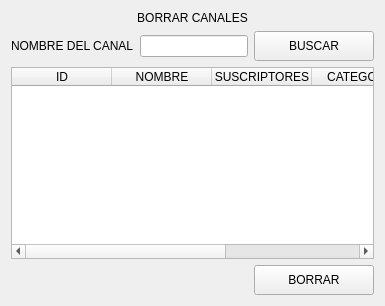
               <widget class="QWidget" name="page_borrar">
                <layout class="QVBoxLayout" name="verticalLayout_8">
                 <item>
                  <widget class="QLabel" name="label_17">
                   <property name="text">
                    <string>BORRAR CANALES</string>
                   </property>
                   <property name="alignment">
                    <set>Qt::AlignCenter</set>
                   </property>
                  </widget>
                 </item>
                 <item>
                  <layout class="QHBoxLayout" name="horizontalLayout_7">
                   <item>
                    <widget class="QLabel" name="label_18">
                     <property name="text">
                      <string>NOMBRE DEL CANAL</string>
                     </property>
                    </widget>
                   </item>
                   <item>
                    <widget class="QLineEdit" name="line_buscar_borrar"/>
                   </item>
                   <item>
                    <widget class="QPushButton" name="bt_buscar_borrar">
                     <property name="minimumSize">
                      <size>
                       <width>120</width>
                       <height>30</height>
                      </size>
                     </property>
                     <property name="text">
                      <string>BUSCAR</string>
                     </property>
                    </widget>
                   </item>
                  </layout>
                 </item>
                 <item>
                  <widget class="QTableWidget" name="tabla_borrar">
                   <column>
                    <property name="text">
                     <string>ID</string>
                    </property>
                   </column>
                   <column>
                    <property name="text">
                     <string>NOMBRE</string>
                    </property>
                   </column>
                   <column>
                    <property name="text">
                     <string>SUSCRIPTORES</string>
                    </property>
                   </column>
                   <column>
                    <property name="text">
                     <string>CATEGORIA</string>
                    </property>
                   </column>
                   <column>
                    <property name="text">
                     <string>ENLACE</string>
                    </property>
                   </column>
                  </widget>
                 </item>
                 <item>
                  <layout class="QHBoxLayout" name="horizontalLayout_10">
                   <item>
                    <widget class="QLabel" name="label_borrar_estado">
                     <property name="minimumSize">
                      <size>
                       <width>150</width>
                       <height>0</height>
                      </size>
                     </property>
                     <property name="text">
                      <string/>
                     </property>
                    </widget>
                   </item>
                   <item>
                    <spacer name="horizontalSpacer_5">
                     <property name="orientation">
                      <enum>Qt::Horizontal</enum>
                     </property>
                     <property name="sizeHint" stdset="0">
                      <size>
                       <width>40</width>
                       <height>20</height>
                      </size>
                     </property>
                    </spacer>
                   </item>
                   <item>
                    <widget class="QPushButton" name="bt_borrar">
                     <property name="minimumSize">
                      <size>
                       <width>120</width>
                       <height>30</height>
                      </size>
                     </property>
                     <property name="text">
                      <string>BORRAR</string>
                     </property>
                    </widget>
                   </item>
                  </layout>
                 </item>
                </layout>
               </widget>
